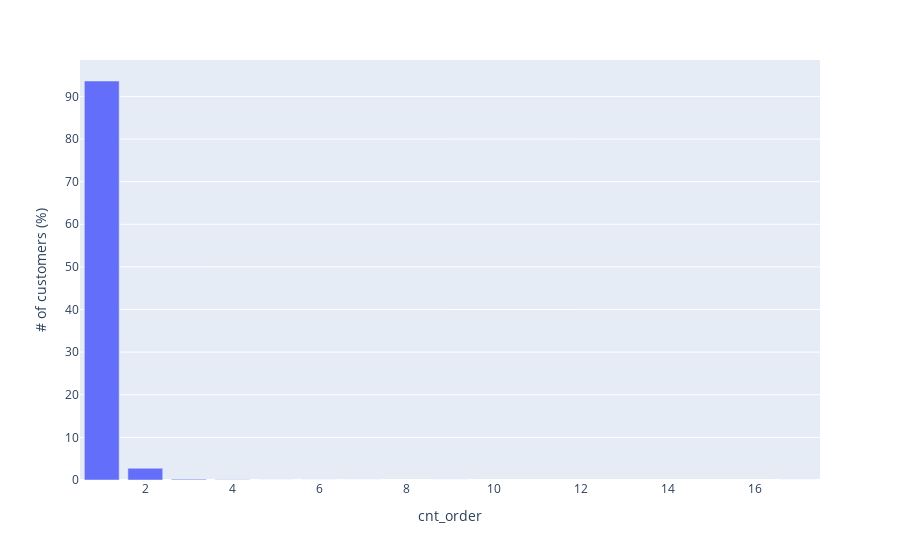

Notebook cell for this chart:
### Code cell
fig = px.bar(repeated_cr_graph, 
             x = 'cnt_order', 
             y = '# of customers (%)')
fig.show()

### Figure 1 — Plotly figure (JSON) as saved in the notebook; plotly's stock layout.template omitted (floating-point values rounded to 4 significant figures)
{"data": [{"alignmentgroup": "True", "hovertemplate": "cnt_order=%{x}<br># of customers (%)=%{y}<extra></extra>", "legendgroup": "", "marker": {"color": "#636efa", "pattern": {"shape": ""}}, "name": "", "offsetgroup": "", "orientation": "v", "showlegend": false, "textposition": "auto", "type": "bar", "x": [1, 2, 3, 4, 5, 6, 7, 9, 17], "xaxis": "x", "y": [93.62, 2.76, 0.2, 0.03, 0.01, 0.01, 0, 0, 0], "yaxis": "y"}], "layout": {"barmode": "relative", "legend": {"tracegroupgap": 0}, "margin": {"t": 60}, "xaxis": {"anchor": "y", "domain": [0, 1], "title": {"text": "cnt_order"}}, "yaxis": {"anchor": "x", "domain": [0, 1], "title": {"text": "# of customers (%)"}}}}
